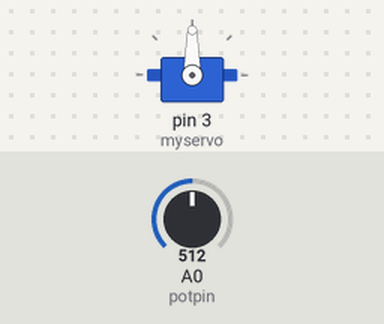
Simulated run of this sketch. Board: Arduino Uno, built with avr-gcc and run on an emulated ATmega328P. Shown: servo. The test bench sets the inputs (shaded band); at power-on: A0 (potpin) = 512.

Above: at 1.2 s.
1.3 s: A0 (potpin) set to 716
At 1.9 s:
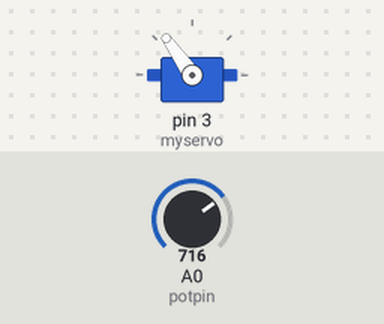
2.8 s: A0 (potpin) set to 900
At 4.0 s:
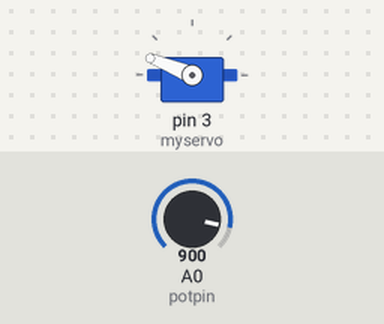
4.3 s: A0 (potpin) set to 1023
At 5.2 s:
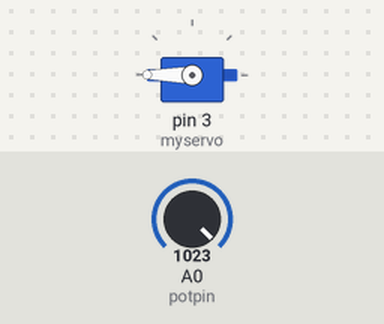
5.8 s: A0 (potpin) set to 306
At 6.2 s:
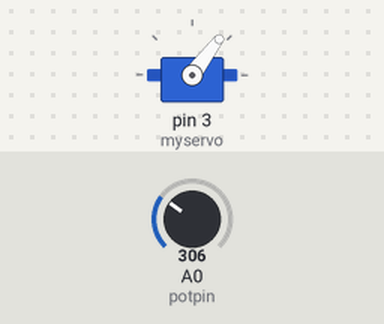
7.3 s: A0 (potpin) set to 122
At 8.4 s:
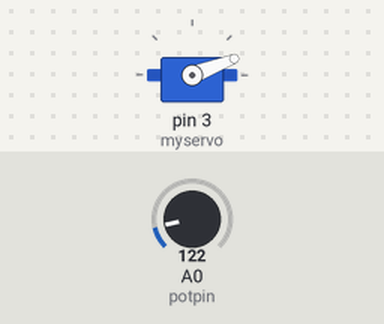
Timing chart, 0 to 9.8 s (numbered marks = the images above; inputs shaded):
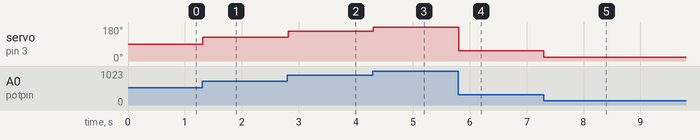

The sketch:

pot_servo.ino
```cpp
#include <Servo.h>

Servo myservo;

int potpin = A0; // Potentiometer pin
int val;

void setup() {
  myservo.attach(3); // Servo signal pin
}

void loop() {
  val = analogRead(potpin); // 0 - 1023
  // Map pot value so center = stop, edges = full speed
  val = map(val, 0, 1023, 0, 180);
  myservo.write(val); // 0=full reverse, 90=stop, 180=full forward
  delay(20);
}
```

Measured:
- after the input at 1.3 s, servo on pin 3 (myservo): 90° → 125° at once
- after the input at 2.8 s, servo on pin 3 (myservo): 125° → 158° at once
- after the input at 4.3 s, servo on pin 3 (myservo): 158° → 180° at once
- after the input at 5.8 s, servo on pin 3 (myservo): 180° → 53° at once
- after the input at 7.3 s, servo on pin 3 (myservo): 53° → 21° at once
